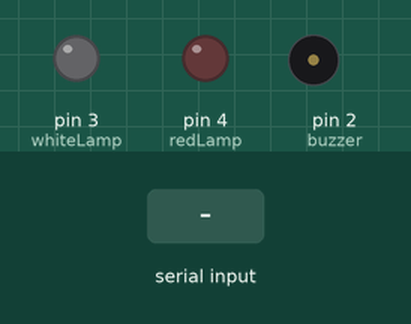
Recording of a sketch running on a simulated Arduino Uno, built with avr-gcc and run on an emulated ATmega328P. Parts: output pins drawn as LEDs (lit = HIGH), buzzer (waves = sounding, pin HIGH). The inputs (shaded band) are chosen by the test bench.

Above: at 1.2 s.
1.3 s: "F" received over Serial
At 2.4 s:
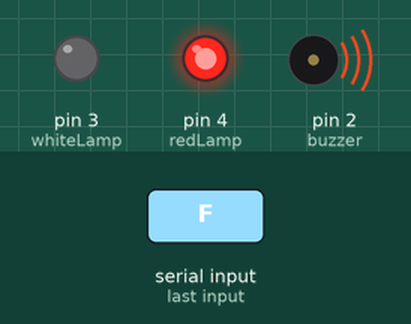
2.8 s: "H" received over Serial
At 3.5 s:
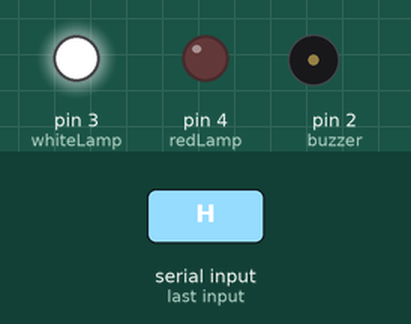
Timing chart, 0 to 5.8 s (numbered marks = the images above; inputs shaded):
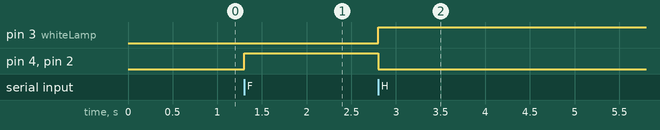

Measured:
- after the input at 1.3 s, pin 4 (redLamp), pin 2 (buzzer): LOW → HIGH at once
- after the input at 2.8 s, pin 3 (whiteLamp): LOW → HIGH at once; pin 4 (redLamp), pin 2 (buzzer): HIGH → LOW at once

The sketch:

simple_pyserial_impl.ino
```cpp
int whiteLamp = 3;
int redLamp = 4;
int buzzer = 2;

void setup() {
  Serial.begin(9600);
  pinMode(whiteLamp, OUTPUT);
  pinMode(redLamp, OUTPUT);
  pinMode(buzzer, OUTPUT);


}

void loop() {

  if (Serial.available() > 0) {
     char data = Serial.read(); // Baca data yang diterima dari koneksi serial
    if (data == 'F') {
      digitalWrite(whiteLamp, LOW);
      digitalWrite(redLamp, HIGH);
      digitalWrite(buzzer, HIGH);
    } else if (data == 'H')  {
      digitalWrite(redLamp, LOW);
      digitalWrite(buzzer, LOW);
      digitalWrite(whiteLamp, HIGH);
    }


  }


}
```
